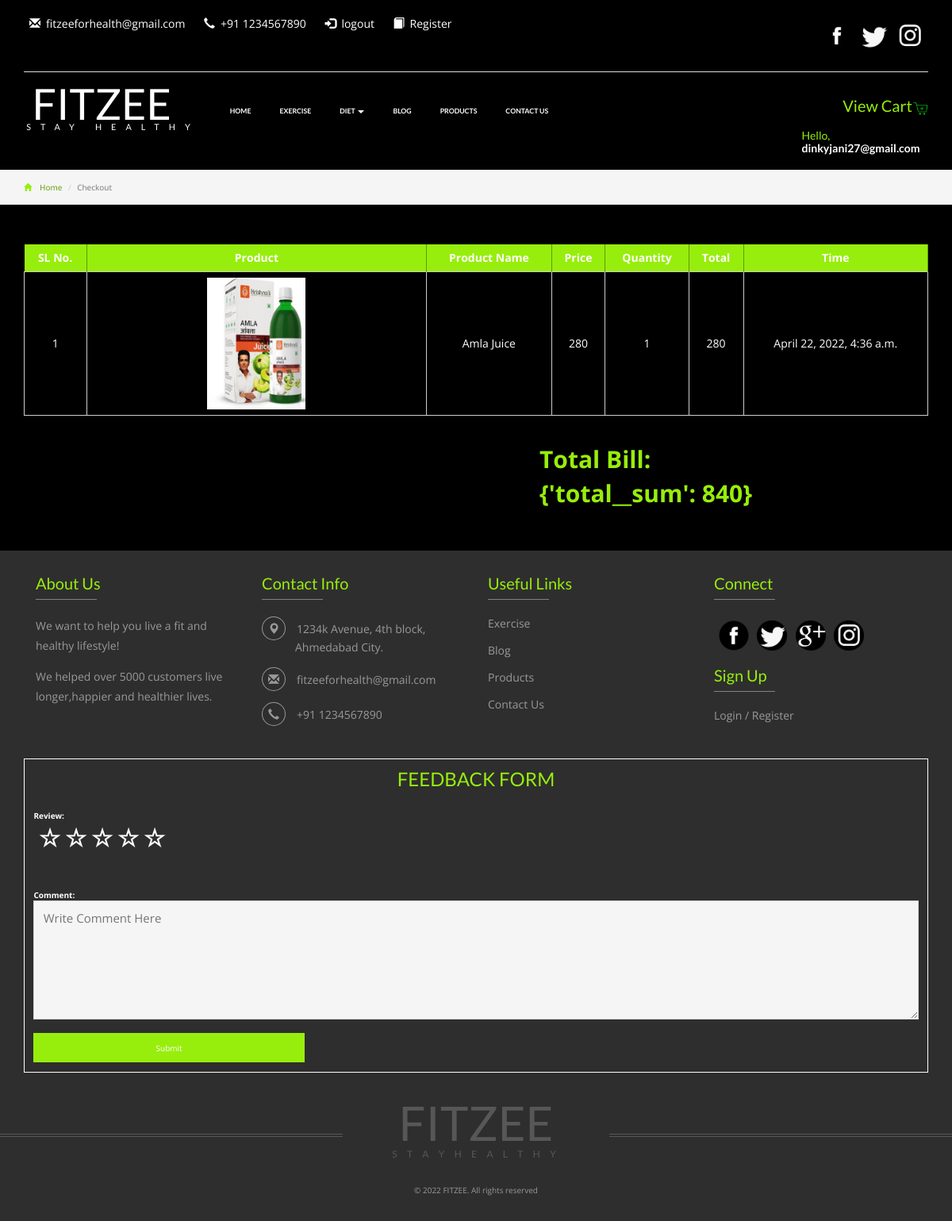
Screenshot of /order (signed in) with the database file from the repository.
### myapp/models.py (models this page shows, shortened)
class login(models.Model):
    de_id = models.ForeignKey(deficiency,on_delete=models.CASCADE)
    firstname = models.CharField(max_length=30)
    lastname = models.CharField(max_length=30)
    password = models.CharField(max_length=30)
    email_id = models.CharField(max_length=30,blank=True)
    phone_no = models.CharField(max_length=15)
    gender = models.CharField(max_length=15)
    height = models.CharField(max_length=15)
    weight = models.CharField(max_length=15)
    address = models.TextField(default="")
    l_date = models.DateField(auto_now_add=True)
    age = models.IntegerField()
    role = models.IntegerField()
    status = models.IntegerField()

class order(models.Model):
    i_id = models.ForeignKey(item,on_delete=models.CASCADE)
    loginid = models.ForeignKey(login,on_delete=models.CASCADE)
    o_quantity = models.IntegerField()
    total = models.IntegerField()
    o_status = models.IntegerField()
    o_date_time = models.DateTimeField(auto_now_add=True,editable=False)

class item(models.Model):
    i_name = models.CharField(max_length=30)
    i_photo = models.ImageField(upload_to='photos')
    i_desc = models.TextField()
    i_price = models.IntegerField()
    i_quantity = models.IntegerField()
    category = models.IntegerField()
    def item_photo(self):
        return mark_safe('<img src="{}" width="100" />'.format(self.i_photo.url))
    item_photo.allow_tags = True

### myapp/views.py (the view)
# urls.py: path('order',views.vieworder,name='order.html'),
def vieworder(request):
    uid = request.session['log_id']
    add = login.objects.filter(id=uid).first()
    nadd = add.address
    print(nadd)
    fetchcart = order.objects.filter(loginid=uid, o_status=0)
    if not fetchcart:
        fetchcart = None
    else:
        fetchcart = fetchcart
    print(fetchcart)
    fetchpid = order.objects.values('i_id').filter(loginid=uid)
    print(fetchpid)
    fetchpro = item.objects.filter(id__in=fetchpid).values()
    print(fetchpro)
    items = order.objects.filter(loginid=uid).aggregate(Sum('total'))
    print(items)
    return render(request, 'order.html', {'products': fetchpro, 'cart': fetchcart, 'login': nadd, 'total': items})

### myapp/templates/order.html (shortened to what this page needs)
<!DOCTYPE html>
<html>
{% load static %}
<head>
<link href=" {% static 'css/bootstrap.css' %} " rel="stylesheet" type="text/css" media="all" />
<link href=" {% static 'css/style.css' %} " rel="stylesheet" type="text/css" media="all" />
<link rel="stylesheet" href=" {% static 'css/jquery.countdown.css' %} " />
	<link rel="stylesheet" href=" {% static 'css/rate.css' %} " />
<link href=" {% static 'css/animate.min.css' %} " rel="stylesheet">
</head>
<body>
<div class="header">
	<div class="container">
		<div class="header-grid">
			<div class="header-grid-left animated wow slideInLeft" data-wow-delay=".5s">
				<ul>
					<li><i class="glyphicon glyphicon-envelope" aria-hidden="true"></i><a href=" {% static 'mailto:info@example.com' %} ">fitzeeforhealth@gmail.com</a></li>
					<li><i class="glyphicon glyphicon-earphone" aria-hidden="true"></i>+91 1234567890</li>
					{% if request.session.log_user %}
						<li><i class="glyphicon glyphicon-log-in" aria-hidden="true"></i><a href=" {% url 'logout' %} ">logout</a></li>
						{% else %}
						<li><i class="glyphicon glyphicon-log-in" aria-hidden="true"></i><a href=" {% url 'login.html' %} ">Login</a></li>
						{% endif %}
					<li><i class="glyphicon glyphicon-book" aria-hidden="true"></i><a href=" {% url 'register.html' %} ">Register</a></li>
				</ul>
			</div>
			<div class="header-grid-right animated wow slideInRight" data-wow-delay=".5s">
				<ul class="social-icons">
					<li><a href="https://www.facebook.com/profile.php?id=100078447043673"><img src=" {% static 'images/face.png' %} "></a>
							<a href="https://twitter.com/FitzeeH?t=FeZig36XOoYim0RNfjdv6Q&s=03"><img src=" {% static 'images/twitter.png' %} " height="38px" width="38px"></a> &nbsp;
							<a href="https://www.instagram.com/fitzee_forhealth/"><img src=" {% static 'images/instagram.png' %} " height="38px" width="38px"></a>
						</li>
				</ul>
			</div>
			<div class="clearfix"> </div>
		</div>
		<div class="logo-nav">
			<div class="logo-nav-left animated wow zoomIn" data-wow-delay=".5s">
				<h1><a href=" {% url 'index.html' %} ">&nbsp;FITZEE <span>Stay Healthy</span></a></h1>
			</div>
			<div class="logo-nav-left1">
				<nav class="navbar navbar-default">
				<div class="collapse navbar-collapse" id="bs-megadropdown-tabs">
					<ul class="nav navbar-nav">
						<li class="active"><a href=" {% url 'index.html' %} "  style="color:white">HOME</a></li>
						{% if request.session.log_user %}
						<li class="active">
							<a href=" {% url 'exercise.html' %} " style="color:white">EXERCISE</a>
						</li>
						<li class="dropdown">
							<a href="#" class="dropdown-toggle" data-toggle="dropdown" style="color:white">DIET <b class="caret"></b></a>
						</li>
						{% endif %}
						<li><a href=" {% url 'blog.html' %} " style="color:white">BLOG</a></li>
						<li><a href=" {% url 'products.html' %} " style="color:white">PRODUCTS</a></li>
						<li><a href=" {% url 'mail.html' %} " style="color:white">CONTACT US</a></li>
					</ul>
				</div>
				</nav>
			</div>
			<div class="header-right">
				<div class="cart box_1">
					<a href=" {% url 'checkout.html' %} ">
						<h3> <div class="total">
							{% if request.session.log_user %}
							<span style="margin-left:80%;"><a href=" {% url 'checkout.html' %} " class="simpleCart_empty" style="font-size:20px;color:#97ee0c">View Cart<img src=" {% static 'images/cr.png' %} " alt="" / height="20px" width="20px"></a></span>
							{% else %}
							<span style="margin-left:80%;"><a href=" {% url 'login.html' %} " class="simpleCart_empty" style="font-size:20px;color:#97ee0c">View Cart<img src=" {% static 'images/cr.png' %} " alt="" / height="20px" width="20px"></a></span>
							{% endif %}
						</div>
						</h3>
					</a>
				</div>
			</div>
				<br>
				<br>
				<br>
				<br>
				<div class="header-right">
					{% if request.session.log_user %}
					<h5 style="color:#97ee0c"> Hello,<label style="color:white">{{ request.session.log_user }}</label></h5>
						{% endif %}
				</div>
			<div class="clearfix"> </div>
		</div>
	</div>
</div>
	<div class="breadcrumbs">
		<div class="container">
			<ol class="breadcrumb breadcrumb1 animated wow slideInLeft" data-wow-delay=".5s">
				<li><a href=" {% url 'index.html' %} "><span class="glyphicon glyphicon-home" aria-hidden="true"></span>Home</a></li>
				<li class="active">Checkout</li>
			</ol>
		</div>
	</div>
{% if cart is not None %}
	<div class="checkout">
		<div class="container">
			<div class="checkout-right animated wow slideInUp" data-wow-delay=".5s">
				<table class="timetable_sub">
					<thead>
						<tr>
							<th>SL No.</th>
							<th>Product</th>
							<th>Product Name</th>
							<th>Price</th>
							<th>Quantity</th>
							<th>Total</th>
							<th>time</th>
						</tr>
					</thead>
					{% for data in products  %}{% for d in cart %}
					{% if forloop.counter == forloop.parentloop.counter %}
					<tr class="rem1">
						<td class="invert">{{ forloop.counter }}</td>
						<td class="invert-image"><a href=" #"><img src="/media/{{ data.i_photo }}" alt=" " class="img-responsive" /></a></td>
						<td class="invert">{{ data.i_name }}</td>
						<td class="invert" class="price" id="price_{{ data.id }}">{{ data.i_price }}</td>
						<td class="invert">{{ d.o_quantity }}</td>
						<td id="totalprice_{{ data.id }}">{{ d.total }}</td>
						<td id="totalprice_{{ data.id }}">{{ d.o_date_time }}</td>
					</tr>
					 {% endif %}
					{% endfor %}{% endfor %}
				</table>
			</div><br>
			<div class="checkout-left">
				<form action="/placeorder" method="post">
			<label style="color:#97ee0c;font-size:30px;margin-left:650px">Total Bill:</label><br>
					<label style="color:#97ee0c;font-size:30px;margin-left:650px" id="totalprice" style="color:white">{{ total }}</label><br>
					</form>
			</div>
		</div>
	</div>
{% endif %}
<div class="footer">
	<div class="container">
		<div class="footer-grids">
			<div class="col-md-3 footer-grid animated wow slideInLeft" data-wow-delay=".5s">
				<h3 style="color: #97ee0c;">About Us</h3>
				<p>We want to help you live a fit and healthy lifestyle! <span>We helped over 5000 customers live longer,happier and healthier lives.</span> </p>
			</div>
			<div class="col-md-3 footer-grid animated wow slideInLeft" data-wow-delay=".6s">
				<h3 style="color: #97ee0c;">Contact Info</h3>
				<ul>
					<li><i class="glyphicon glyphicon-map-marker" aria-hidden="true"></i>1234k Avenue, 4th block, <span>Ahmedabad City.</span></li>
					<li><i class="glyphicon glyphicon-envelope" aria-hidden="true"></i><a href=" {% static 'mailto:info@example.com' %} ">fitzeeforhealth@gmail.com</a></li>
					<li><i class="glyphicon glyphicon-earphone" aria-hidden="true"></i>+91 1234567890</li>
				</ul>
			</div>
			<div class="col-md-3 footer-grid animated wow slideInLeft" data-wow-delay=".7s">
				<h3 style="color: #97ee0c;">Useful Links</h3>
				<ul>
					<li><a href=" {% url 'exercise.html' %} ">Exercise</a></li>
					<li><a href=" {% url 'blog.html' %} ">Blog</a></li>
					<li><a href=" {% url 'products.html' %} ">Products</a></li>
					<li><a href=" {% url 'mail.html' %} ">Contact Us</a></li>
				</ul>
			</div>
			<div class="col-md-3 footer-grid animated wow slideInLeft" data-wow-delay=".8s">
				<h3 style="color: #97ee0c;">Connect</h3>
				<ul>
					<li><a href="#"><img src=" {% static 'images/face.png' %} "></a>
						<a href="#"><img src=" {% static 'images/twitter.png' %} " height="38px" width="38px"></a> &nbsp;
						<a href="#"><img src=" {% static 'images/google.png' %} " height="38px" width="38px"></a> &nbsp;
						<a href="#"><img src=" {% static 'images/instagram.png' %} " height="38px" width="38px"></a>
					</li>
				</ul>
				<h3 style="color: #97ee0c;">Sign Up</h3>
				<ul>
					<li>
						<a href=" {% url 'login.html' %} ">Login / </a>
						<a href=" {% url 'register.html' %} ">Register</a>
					</li>
				</ul>
				</div>
				<br>
			</div>
			<div class="clearfix"> </div>
			<br>
			<br>
		{% if request.session.log_user %}
					<div class="animated wow slideInLeft" data-wow-delay=".5s">
					<form style="border: 1px solid white;width: 100%; color: white; animated wow slideInLeft" data-wow-delay=".5s" action="/insertfeedback" method="post">
                        <h3 style="text-align: center;color:#97ee0c;padding: 1%;">FEEDBACK FORM</h3>
                        <br>
                        <label style="margin-left: 1%;">Review:</label><br/>
                        <div class="rating">
            <label for="star5">☆</label>
            <label for="star4">☆</label>
            <label for="star3">☆</label>
            <label for="star2">☆</label>
            <label for="star1">☆</label>
        </div>
                        <br/>
                        <br/>
                        <br/>
                        <label style="margin-left: 1%;">Comment:</label>
                        <textarea type="text" placeholder="Write Comment Here" name="comment" style="margin-left: 1%; width:98%;padding: 1%;min-height:150px; color:black" required=""></textarea>
                        <br><br>
                        <input type="submit" value="Submit" style="margin-left: 1%;padding: 1%;text-align: center;margin-bottom: 1%;" >
                    </form>
					</div>
{% endif %}
		</div>
		<div class="footer-logo animated wow slideInUp" data-wow-delay=".5s">
			<h2><a href=" {% url 'index.html' %} ">FITZEE <span>S T A Y  H E A L T H Y</span></a></h2>
		</div>
		<div class="copy-right animated wow slideInUp" data-wow-delay=".5s">
			<p>&copy 2022 FITZEE. All rights reserved</p>
		</div>
	</div>
</body>
</html>

### myapp/static/css/rate.css (style rules this page uses)
.rating { width: 180px; unicode-bidi: bidi-override; direction: rtl; text-align: center; position: relative; }
.rating > label { float: right; display: inline; padding: 0; margin: 0; position: relative; width: 1.1em; cursor: pointer; color: white; font-size:30px; }

### myapp/templates/order.html (style rules this page uses)
textarea { outline:none; background:#f5f5f5; border:1px solid #D2D2D2; font-size:15px; color:#212121; }
input[type="submit"] { outline:none; padding:10px 0; background:#97ee0c; border:none; width:30%; font-size:1em; color:#fff; align-items: center; }

### rows the page displays
login: session.log_user "dinkyjani27@gmail.com"
item: i_name "Amla Juice", i_price "280"
order: i_photo (picture), o_quantity "1", total "280", o_date_time "April 22, 2022, 4:36 a.m."

### other values shown
{{ total }} "{'total__sum': 840}"
